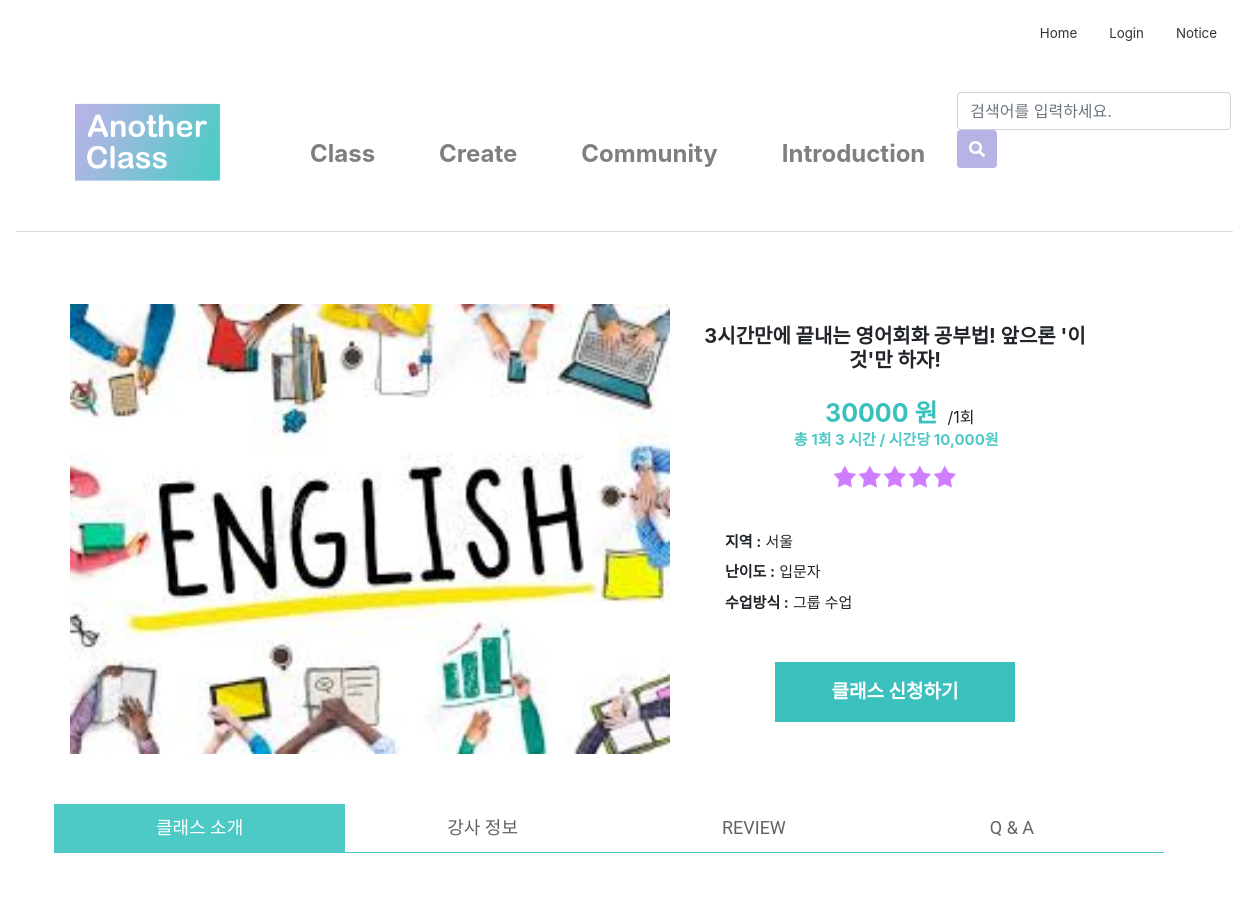
/product/1/ (upper part), run on an earlier commit of the app's database.
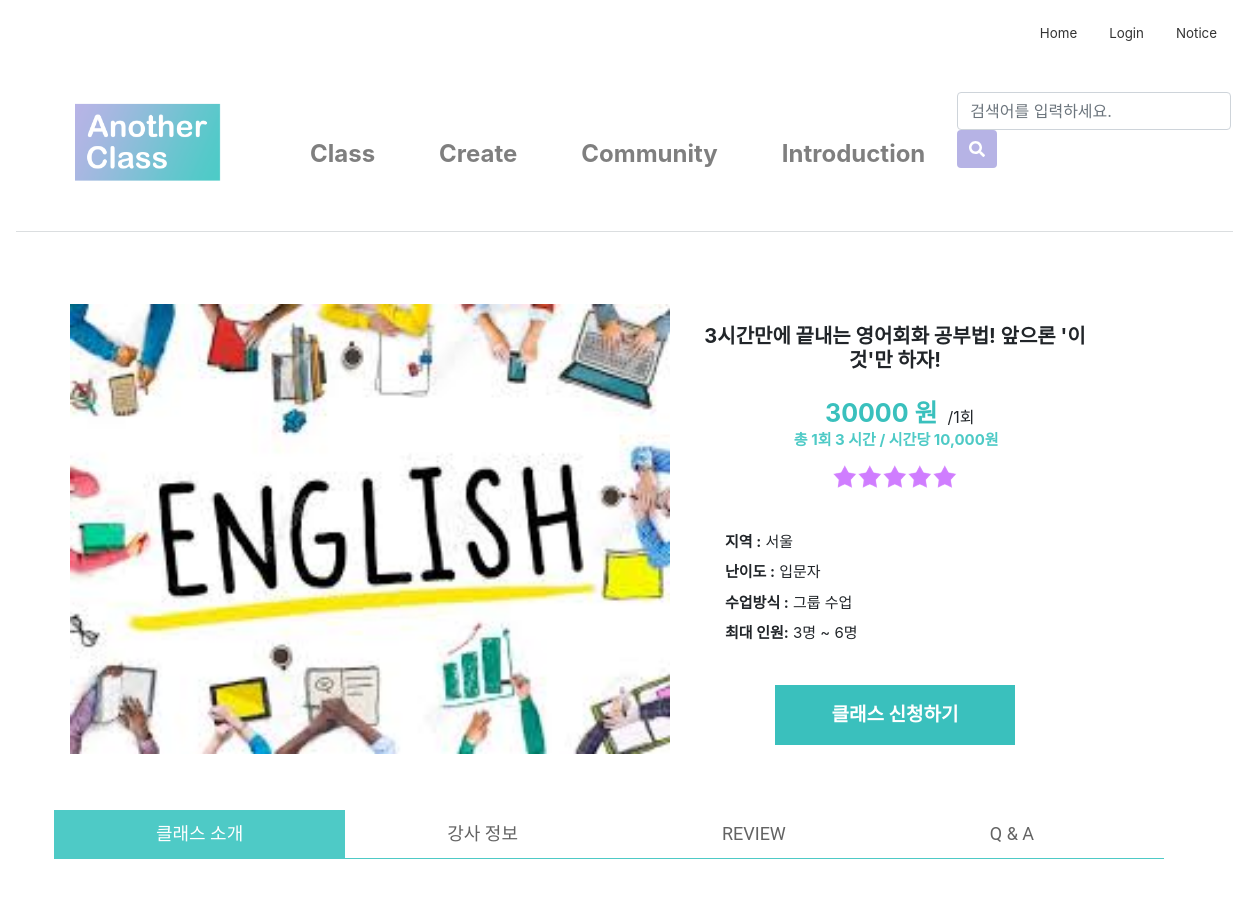
And on a later commit of the database.
### firstApp/models.py (models this page shows, shortened)
class Class(models.Model):
    title = models.CharField(max_length=50)
    tutor = models.CharField(max_length=10)
    tutor_photo = models.ImageField(upload_to="tutor", default='')
    tutor_insta = models.CharField(null=True, blank=True, max_length=50, default='')
    tutor_blog = models.CharField(null=True, blank=True, max_length=50, default='')
    tutor_youtube = models.CharField(null=True, blank=True, max_length=50, default='')
    category = models.ForeignKey('firstApp.Category', on_delete=models.CASCADE, default=1, related_name='category')
    area = models.ForeignKey('firstApp.Area', on_delete=models.CASCADE, default=1)
    photo = models.ImageField(upload_to="class")
    body = RichTextUploadingField(default='')
    tutor_body = RichTextUploadingField(default='')
    price = models.PositiveIntegerField(null=True)
    time = models.PositiveIntegerField(null=True)
    level = models.ForeignKey('firstApp.Level', on_delete=models.CASCADE, default=1, related_name='level')
    mode = models.ForeignKey('firstApp.Mode', on_delete=models.CASCADE, default=1, related_name='mode')
    in_min = models.PositiveIntegerField(null=True, blank=True, default='1')
    in_max = models.PositiveIntegerField(null=True, blank=True, default='1')

class Area(models.Model):
    name = models.CharField(max_length=20)
    def __str__(self):
        return self.name

class Level(models.Model):
    name = models.CharField(max_length=20)
    def __str__(self):
        return self.name

class Mode(models.Model):
    name = models.CharField(max_length=20)
    def __str__(self):
        return self.name

### firstApp/views.py (the view)
# urls.py: path('product/<int:class_id>/', views.product, name='product'),
def product(request, class_id):
    class_detail = get_object_or_404(Class, pk=class_id)
    if request.method == "POST":
        form = QuestionForm(request.POST)
        if form.is_valid():
            question = form.save(commit=False)
            question.inClass = class_detail
            question.save()
            return HttpResponseRedirect("/product/{}".format(class_id))
    else:
        form = QuestionForm()
        class_detail.save()
        return render(request, 'firstApp/product.html', {
            'class_detail': class_detail, 'form': form})

### firstApp/forms.py
class QuestionForm(forms.ModelForm):
    class Meta:
        model = ClassQna
        fields = ['question']
        widgets = {
            'question': forms.Textarea(attrs={'class': 'form-control', 'style': 'width: 100%; height:10%; resize:none;'})
        }

### firstApp/models.py (called while the page is built)
    def __str__(self):
        return self.name

### firstApp/templates/firstApp/product.html (shortened to what this page needs)
{% extends 'firstApp/base.html'%}
{% load static %}
{% block content %}
<link rel="stylesheet" href="{% static 'css/product_custom.css' %}">
<div class="container">
    <div class="product">
        <div class="product-pic">
            {% if class_detail.photo %}
            <img src="{{ class_detail.photo.url }}" alt="">
            {% endif %}
        </div>
        <div class="product-info">
          <h2>{{ class_detail.title }}</h2>
          <div class="center">
            <div class="perprice">{{class_detail.price}} 원</div>
            <div class="hour">/1회</div>
            <div class="onetime">총 1회 {{class_detail.time}} 시간 / 시간당 10,000원</div>
          <img src="{% static 'image\stars.png' %}">
          </div>
          <ul>
          <li>
            <b>지역 :</b>
             <a>{{ class_detail.area }}</a>
          </li>
          <li>
            <b>난이도 :</b>
            <a>{{ class_detail.level }}</a>
          </li>
           <li>
            <b>수업방식 :</b>
             <a>{{ class_detail.mode }}</a>
          </li>
              <li>
                   <div>
                   {% if class_detail.in_min != 1 %}
                   {% if class_detail.in_max != 1 %}
                   <b>최대 인원:</b>
                   {{class_detail.in_min}}명 ~ {{class_detail.in_max}}명
                   {% endif %}
                   {% endif %}
               </div>
              </li>
          </ul>
          <a href="/apply" class="button">
            클래스 신청하기
          </a>
        </div>
</div>
    <div class="category-tab shop-details-tab">
    <div class="col-sm-12">
		<ul class="nav nav-tabs">
			<li class="active"><a href="#details" data-toggle="tab">클래스 소개</a></li>
			<li><a href="#tutor" data-toggle="tab">강사 정보</a></li>
			<li><a href="#tag" data-toggle="tab">REVIEW</a></li>
			<li><a href="#reviews" data-toggle="tab">Q & A</a></li>
		</ul>
	</div>
    <div class="tab-content">
      <div class="tab-pane active" id="details">
        <div class="more-container">
        </div>
      </div>
  </div>
</div>
</div>
{% endblock content%}

What changed in the data, as far as the page shows it:
changed Class "3시간만에 끝내는 영어회화 공부법! 앞으론 '이것'만 하자!": in_min (not shown) → "3"; in_max (not shown) → "6"
Also different on the page:
text now shown: "최대 인원: 명 ~ 명"
